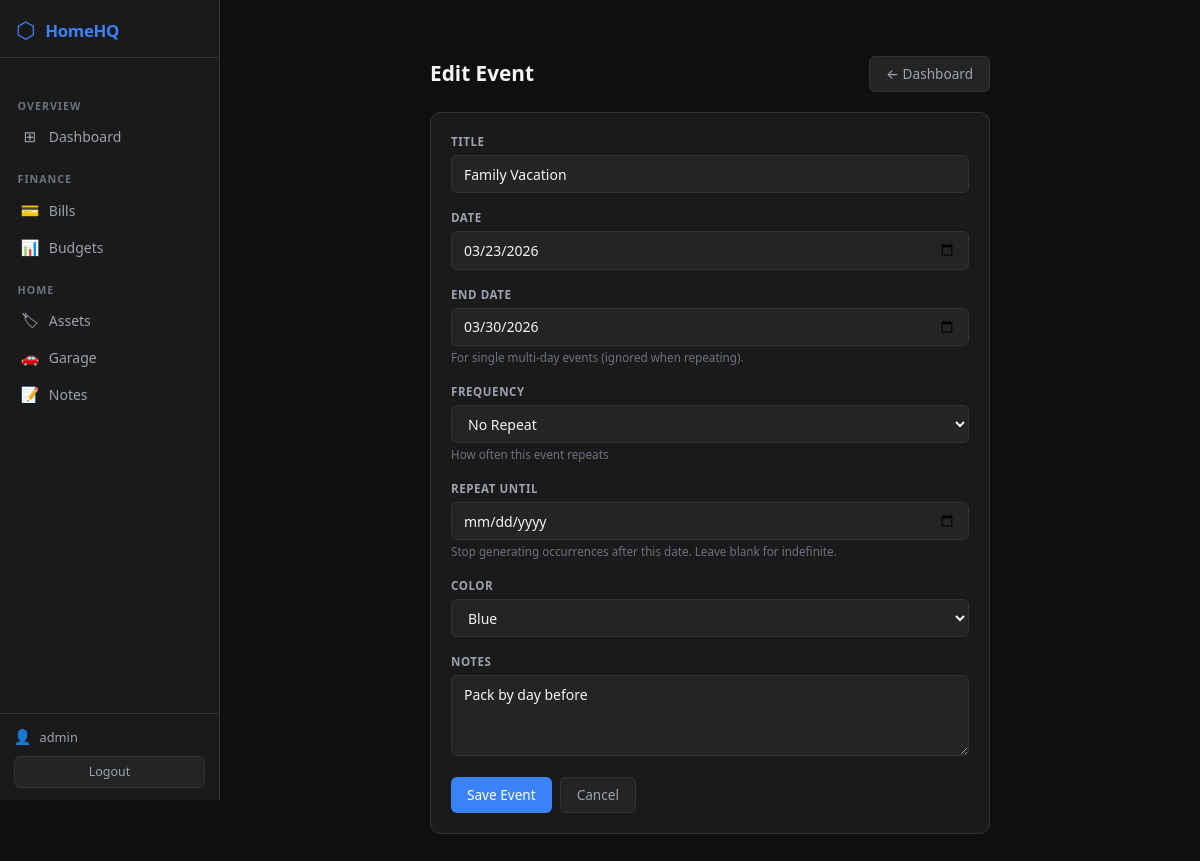
/finance/events/4/edit/ (signed in), run on the app's committed database.
### finance/models.py (models this page shows, shortened)
class CalendarEvent(models.Model):
    title     = models.CharField(max_length=200)
    date      = models.DateField()
    end_date  = models.DateField(null=True, blank=True, help_text="For multi-day single events; ignored when repeating")
    frequency = models.CharField(max_length=20, choices=EVENT_FREQUENCY_CHOICES, default='none',
                                  help_text="How often this event repeats")
    repeat_until = models.DateField(null=True, blank=True,
                                     help_text="Last date to generate occurrences (leave blank for indefinite)")
    color     = models.CharField(max_length=20, choices=EVENT_COLOR_CHOICES, default='blue')
    notes     = models.TextField(blank=True)
    created_at = models.DateTimeField(auto_now_add=True)
    class Meta:
        ordering = ['date']

### finance/views.py (the view)
# urls.py: path('events/<int:pk>/edit/', views.event_edit, name='event_edit'),
@login_required
def event_edit(request, pk):
    event = get_object_or_404(CalendarEvent, pk=pk)
    form  = CalendarEventForm(request.POST or None, instance=event)
    if form.is_valid():
        form.save()
        messages.success(request, 'Event updated.')
        return redirect('dashboard')
    return render(request, 'finance/event_form.html', {'form': form, 'title': 'Edit Event'})

### finance/forms.py
class CalendarEventForm(DarkFormMixin, forms.ModelForm):
    class Meta:
        model = CalendarEvent
        fields = ['title', 'date', 'end_date', 'frequency', 'repeat_until', 'color', 'notes']
        widgets = {
            'date':         forms.DateInput(attrs={'type': 'date'}),
            'end_date':     forms.DateInput(attrs={'type': 'date'}),
            'repeat_until': forms.DateInput(attrs={'type': 'date'}),
            'notes':        forms.Textarea(attrs={'rows': 3}),
        }
        help_texts = {
            'end_date':     'For single multi-day events (ignored when repeating).',
            'repeat_until': 'Stop generating occurrences after this date. Leave blank for indefinite.',
        }

### templates/finance/event_form.html (shortened to what this page needs)
{% extends 'base.html' %}
{% block content %}
<div style="max-width:560px;margin:2rem auto;">
  <div class="page-header">
    <h1 class="page-title">{{ title }}</h1>
    <a href="{% url 'dashboard' %}" class="btn-hq-secondary text-decoration-none">← Dashboard</a>
  </div>
  <div class="card-hq">
    <form method="post">
      {% for field in form %}
      <div class="form-group-hq">
        <label class="form-label-hq">{{ field.label }}</label>
        <div>{{ field }}</div>
        {% if field.help_text %}<div style="font-size:0.73rem;color:var(--text-subtle);margin-top:0.2rem;">{{ field.help_text }}</div>{% endif %}
      </div>
      {% endfor %}
      <div class="d-flex gap-2">
        <button type="submit" class="btn-hq-primary">Save Event</button>
        <a href="{% url 'dashboard' %}" class="btn-hq-secondary text-decoration-none">Cancel</a>
      </div>
    </form>
  </div>
</div>
{% endblock %}

### templates/base.html (shortened to what this page needs)
{% load static %}
<!DOCTYPE html>
<html lang="en">
<head>
  <link rel="stylesheet" href="{% static 'css/bootstrap.min.css' %}">
  <link rel="stylesheet" href="{% static 'css/homehq.css' %}">
</head>
<body>
<div class="shell">
  <aside class="sidebar">
    <a class="sidebar-brand text-decoration-none" href="{% url 'dashboard' %}">
      <span class="sidebar-brand-icon">⬡</span>
      <span class="sidebar-brand-text">HomeHQ</span>
    </a>
    <nav class="sidebar-nav mt-3">
      <div class="sidebar-section-label">Overview</div>
      <a class="sidebar-link text-decoration-none {% if request.resolver_match.url_name == 'dashboard' %}active{% endif %}"
         href="{% url 'dashboard' %}">
        <span class="sidebar-icon">⊞</span> Dashboard
      </a>
      <div class="sidebar-section-label">Finance</div>
      <a class="sidebar-link text-decoration-none {% if 'bills' in request.path %}active{% endif %}"
         href="{% url 'bill_list' %}">
        <span class="sidebar-icon">💳</span> Bills
      </a>
      <a class="sidebar-link text-decoration-none {% if 'budgets' in request.path %}active{% endif %}"
         href="{% url 'budget_list' %}">
        <span class="sidebar-icon">📊</span> Budgets
      </a>
      <div class="sidebar-section-label">Home</div>
      <a class="sidebar-link text-decoration-none {% if 'assets' in request.path %}active{% endif %}"
         href="{% url 'asset_list' %}">
        <span class="sidebar-icon">🏷</span> Assets
      </a>
      <a class="sidebar-link text-decoration-none {% if 'vehicles' in request.path %}active{% endif %}"
         href="{% url 'vehicle_list' %}">
        <span class="sidebar-icon">🚗</span> Garage
      </a>
      <a class="sidebar-link text-decoration-none {% if 'notes' in request.path %}active{% endif %}"
         href="{% url 'note_list' %}">
        <span class="sidebar-icon">📝</span> Notes
      </a>
    </nav>
    <div class="sidebar-footer">
      <div class="sidebar-user">
        <span class="sidebar-user-icon">👤</span>
        <span class="sidebar-username">{{ request.user.username }}</span>
      </div>
      <form method="post" action="{% url 'logout' %}" style="margin:0;">
        <button type="submit" class="sidebar-logout-btn">Logout</button>
      </form>
    </div>
  </aside>
  <div class="main-area">
    <div class="page-container">
      {% block content %}{% endblock %}
    </div>
  </div>
</div>
</body>
</html>

### static/css/homehq.css (style rules this page uses)
:root { --bg-primary: #0F0F0F; --bg-surface: #1A1A1A; --bg-elevated: #242424; --bg-hover: #2E2E2E; --border: #333333; --accent-blue: #3B82F6; --accent-green: #10B981; --accent-yellow:#F59E0B; --accent-red: #EF4444; --accent-purple:#A855F7; --text-primary: #F3F4F6; --text-muted: #9CA3AF; --text-subtle: #6B7280; --sidebar-w: 220px; }
*, *::before, *::after { box-sizing: border-box; }
body { margin: 0; background: var(--bg-primary); color: var(--text-primary); font-family: system-ui, -apple-system, "Segoe UI", sans-serif; font-size: 14px; line-height: 1.5; }
.shell { display: flex; min-height: 100vh; }
.main-area { flex: 1; min-width: 0; display: flex; flex-direction: column; }
.page-container { padding: 1.5rem; max-width: 1380px; }
.sidebar { width: var(--sidebar-w); flex-shrink: 0; background: var(--bg-surface); border-right: 1px solid var(--border); display: flex; flex-direction: column; position: sticky; top: 0; height: 100vh; overflow-y: auto; overflow-x: hidden; }
.sidebar-brand { display: flex; align-items: center; gap: 0.6rem; padding: 1.1rem 1rem 0.9rem; border-bottom: 1px solid var(--border); }
.sidebar-brand-icon { font-size: 1.4rem; color: var(--accent-blue); line-height: 1; }
.sidebar-brand-text { font-size: 1.05rem; font-weight: 700; color: var(--accent-blue); letter-spacing: -0.3px; }
.sidebar-nav { flex: 1; padding: 0.5rem 0.6rem; }
.sidebar-section-label { font-size: 0.67rem; font-weight: 700; color: var(--text-subtle); text-transform: uppercase; letter-spacing: 0.09em; padding: 0.75rem 0.5rem 0.25rem; margin-top: 0.25rem; }
.sidebar-link { display: flex; align-items: center; gap: 0.55rem; padding: 0.45rem 0.65rem; border-radius: 6px; color: var(--text-muted); font-size: 0.875rem; font-weight: 500; transition: background 0.12s ease, color 0.12s ease; white-space: nowrap; }
.sidebar-icon { font-size: 0.95rem; width: 20px; text-align: center; flex-shrink: 0; }
.sidebar-footer { border-top: 1px solid var(--border); padding: 0.75rem 0.85rem; }
.sidebar-user { display: flex; align-items: center; gap: 0.5rem; margin-bottom: 0.5rem; }
.sidebar-user-icon { font-size: 0.9rem; }
.sidebar-username { font-size: 0.8rem; color: var(--text-muted); overflow: hidden; text-overflow: ellipsis; white-space: nowrap; }
.sidebar-logout-btn { width: 100%; background: var(--bg-elevated); border: 1px solid var(--border); border-radius: 6px; color: var(--text-muted); font-size: 0.78rem; padding: 0.35rem 0; cursor: pointer; transition: all 0.12s ease; }
.card-hq { background: var(--bg-surface); border: 1px solid var(--border); border-radius: 10px; padding: 1.25rem; margin-bottom: 1rem; }
.btn-hq-primary { background: var(--accent-blue); color:#fff; border:none; border-radius:6px; padding:0.42rem 1rem; font-size:.85rem; font-weight:500; cursor:pointer; transition:background .12s; display:inline-block; }
.btn-hq-secondary { background: var(--bg-elevated); color:var(--text-muted); border:1px solid var(--border); border-radius:6px; padding:0.42rem 1rem; font-size:.85rem; font-weight:500; cursor:pointer; transition:all .12s; display:inline-block; }
.form-control-hq, .form-select-hq { background: var(--bg-elevated); border: 1px solid var(--border); color: var(--text-primary); border-radius: 6px; padding: 0.48rem 0.75rem; font-size: .875rem; width: 100%; transition: border-color .12s, box-shadow .12s; }
.form-control-hq::placeholder { color: var(--text-subtle); }
.form-label-hq { font-size: .72rem; font-weight:700; color:var(--text-muted); margin-bottom:.3rem; text-transform:uppercase; letter-spacing:.05em; display:block; }
.form-group-hq { margin-bottom:1rem; }
.page-header { display: flex; justify-content: space-between; align-items: center; margin-bottom: 1.25rem; }
.page-title { font-size: 1.3rem; font-weight:700; color:var(--text-primary); margin:0; }

### data on the page
CalendarEvent: form "Family Vacation" "03/23/2026" "03/30/2026" "No Repeat" "Blue" "Pack by day before"

### other printed values
{{ request.user.username }} "admin"
{{ title }} "Edit Event"
{{ field.label }} "TITLE" "DATE" "END DATE" "FREQUENCY" "REPEAT UNTIL" "COLOR" "NOTES"
{{ field.help_text }} "For single multi-day events (ignored when repeating)." "How often this event repeats" "Stop generating occurrences after this date. Leave blank for indefinite."
